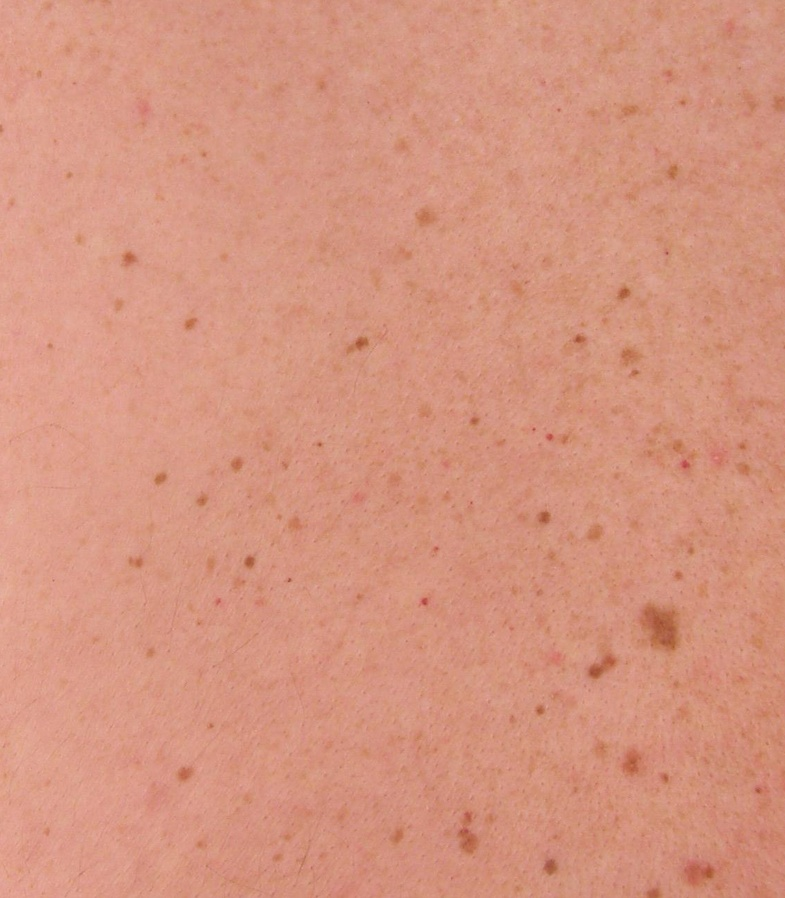
#> input picture PointMatcher/images/im1.jpg, 785 x 898 px, shrunk from 1128 x 1290 before the run
$ python align.py
#> lines starting #> are read from the running program, lines starting #| are printed output that depends on the picture; long printed decimals are rounded
import cv2 as cv
import numpy as np
import argparse
from math import sqrt

parser = argparse.ArgumentParser(description='Threw ideas at the wall, somehow it all worked.')
parser.add_argument('--input1', help='Path to input image 1.', default='./images/im1.jpg')
parser.add_argument('--input2', help='Path to input image 2.', default='./images/im2.jpg')
parser.add_argument('--homography', help='Path to the homography matrix.', default='./images/H1to3p.xml')
args = parser.parse_args()

img1 = cv.imread(args.input1, cv.IMREAD_COLOR)
#> img1 is the input picture: shape (898, 785, 3); mean B, G, R 128.1, 149.2, 213.5
img2 = cv.imread(args.input2, cv.IMREAD_COLOR)
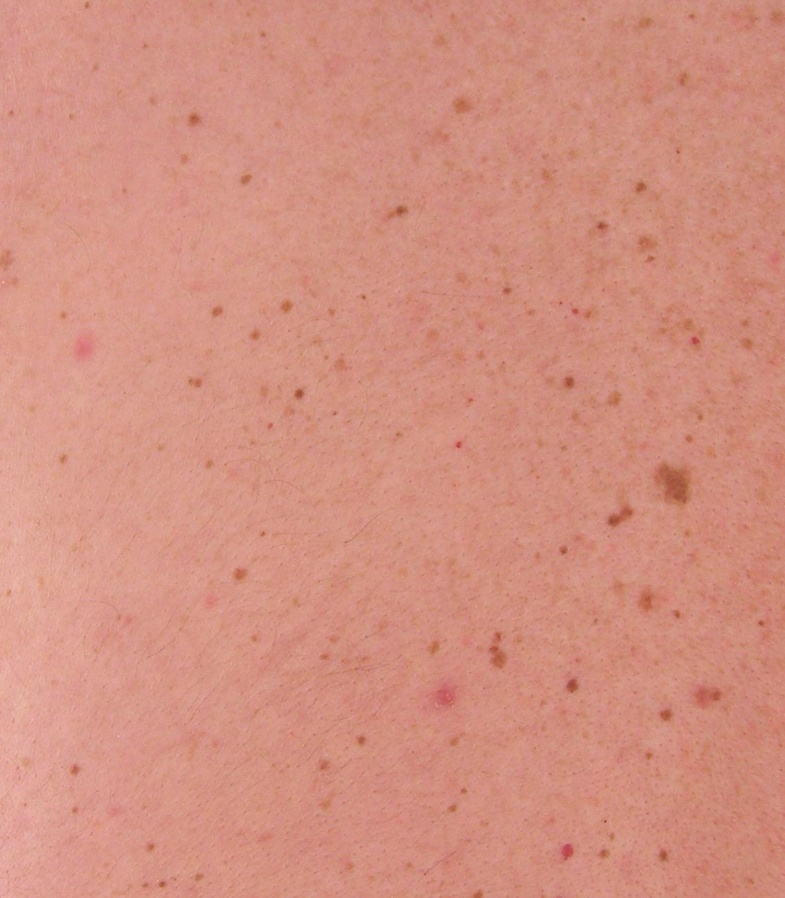
#> input picture PointMatcher/images/im2.jpg, 785 x 898 px, shrunk from 1128 x 1290 before the run
#> img2 is the input picture: shape (898, 785, 3); mean B, G, R 129.2, 144.8, 211.1

if img1 is None or img2 is None:
    print('Could not open or find the images!')
    exit(0)


#sift
sift = cv.xfeatures2d.SIFT_create()

keypoints_1, descriptors_1 = sift.detectAndCompute(img1,None)
#> keypoints_1 = 119 keypoints; strongest (x, y, size): (289, 580, 2.6), (595, 672, 9.1), (544, 517, 8.1), (361, 343, 7.5)
keypoints_2, descriptors_2 = sift.detectAndCompute(img2,None)
#> keypoints_2 = 157 keypoints; strongest (x, y, size): (299, 394, 6.1), (572, 685, 8), (162, 884, 4.2), (613, 521, 8)

MIN_MATCH_COUNT = 10
FLANN_INDEX_KDTREE = 0
index_params = dict(algorithm = FLANN_INDEX_KDTREE, trees = 5)
search_params = dict(checks = 50)

flann = cv.FlannBasedMatcher(index_params, search_params)

matches = flann.knnMatch(descriptors_1,descriptors_2,k=2)
#> matches = 119 matches
nn_match_ratio = 0.9  # Nearest neighbor matching ratio
# store all the good matches as per Lowe's ratio test.
good = []
for m,n in matches:
  if m.distance < nn_match_ratio*n.distance:
    good.append(m)
#> this loop made 119 passes
#> after the loop, good = 44 matches

src_pts = np.float32([ keypoints_1[m.queryIdx].pt for m in good ]).reshape(-1,1,2)
#> src_pts = 44 rows, first 8: [39.3, 73.52], [69.29, 175.1], [138.6, 562.7], [138.6, 562.7], [150.6, 652.4], [160.3, 478.4], [184.5, 773.9], [189.8, 323.8]
dst_pts = np.float32([ keypoints_2[m.trainIdx].pt for m in good ]).reshape(-1,1,2)
#> dst_pts = 44 rows, first 8: [569, 382], [665.8, 714.9], [197.8, 383.1], [197.8, 383.1], [209.1, 464.1], [216.8, 311.3], [239.6, 574.2], [75.02, 769.6]

homography, mask = cv.findHomography(src_pts, dst_pts, cv.RANSAC, 100.0)
#> homography = [[0.951, 0.0136, 61.29], [0.0904, 0.915, -131.2], [2.75e-05, 3.01e-05, 1]]; mask = 44 values, max 1 at index 2, min 0 at index 0, mean 0.864


detector = cv.ORB_create(10000)
# descriptor = cv.ORB_create()
descriptor = cv.xfeatures2d.BEBLID_create(0.5)
kpts1 = detector.detect(img1, None)
#> kpts1 = 459 keypoints; strongest (x, y, size): (289, 579, 31), (422, 600, 37.2), (249, 562, 64.3), (425, 602, 37.2)
kpts2 = detector.detect(img2, None)
#> kpts2 = 611 keypoints; strongest (x, y, size): (299, 392, 53.6), (458, 446, 31), (570, 687, 77.1), (457, 445, 37.2)
kpts1, desc1 = descriptor.compute(img1, kpts1)
kpts2, desc2 = descriptor.compute(img2, kpts2)

matcher = cv.DescriptorMatcher_create(cv.DescriptorMatcher_BRUTEFORCE_HAMMING)
nn_matches = matcher.knnMatch(desc1, desc2, 2)
#> nn_matches = 459 matches
matched1 = []
matched2 = []
for m, n in nn_matches:
    if m.distance < nn_match_ratio * n.distance:
        matched1.append(kpts1[m.queryIdx])
        matched2.append(kpts2[m.trainIdx])
#> after the loop, matched1 = 97 keypoints; strongest (x, y, size): (425, 602, 37.2), (320, 444, 31), (289, 580, 37.2), (591, 672, 92.6); matched2 = 97 keypoints; strongest (x, y, size): (299, 392, 53.6), (299, 393, 77.1), (610, 520, 77.1), (612, 520, 92.6)
inliers1 = []
inliers2 = []
good_matches = []
inlier_threshold = 50.0 # Distance threshold to identify inliers with homography check
for i, m in enumerate(matched1):
    # Create the homogeneous point
    col = np.ones((3, 1), dtype=np.float64)
    col[0:2, 0] = m.pt
    # Project from image 1 to image 2
    col = np.dot(homography, col)
    col /= col[2, 0]
    # Calculate euclidean distance
    dist = sqrt(pow(col[0, 0] - matched2[i].pt[0], 2) + \
                pow(col[1, 0] - matched2[i].pt[1], 2))
    if dist < inlier_threshold:
        good_matches.append(cv.DMatch(len(inliers1), len(inliers2), 0))
        inliers1.append(matched1[i])
        inliers2.append(matched2[i])
#> this loop made 97 passes
#> (m, col, dist) on passes 1 to 11: (keypoint at (195, 320), size 31, [247.3, 176.7, 1], 2.8), (keypoint at (459, 347), size 31, [491, 222.8, 1], 251.2), (keypoint at (550, 435), size 31, [573.8, 308, 1], 430), (keypoint at (550, 438), size 31, [573.8, 310.7, 1], 203.3), (keypoint at (320, 444), size 31, [363.5, 297.6, 1], 76.89), (keypoint at (248, 496), size 31, [297.3, 337.9, 1], 153), (keypoint at (144, 604), size 31, [201.9, 425.3, 1], 84.34), (keypoint at (435, 625), size 31, [468.9, 465.9, 1], 0.866), (keypoint at (673, 647), size 31, [683.9, 502.8, 1], 1.81), (keypoint at (213, 666), size 31, [265.9, 485.1, 1], 300.9), (keypoint at (546, 706), size 31, [569.3, 544.7, 1], 199.4)
#> dist on passes 61 to 66: 2.21, 2.07, 1.49, 3.18, 2.72, 1.29
#> after the loop, good_matches = 63 matches; inliers1 = 63 keypoints; strongest (x, y, size): (289, 580, 37.2), (591, 672, 92.6), (590, 672, 77.1), (542, 515, 77.1); inliers2 = 63 keypoints; strongest (x, y, size): (299, 393, 77.1), (610, 520, 77.1), (612, 520, 92.6), (568, 379, 64.3)
res = np.empty((max(img1.shape[0], img2.shape[0]), img1.shape[1] + img2.shape[1], 3), dtype=np.uint8)
cv.drawMatches(img1, inliers1, img2, inliers2, good_matches, res)
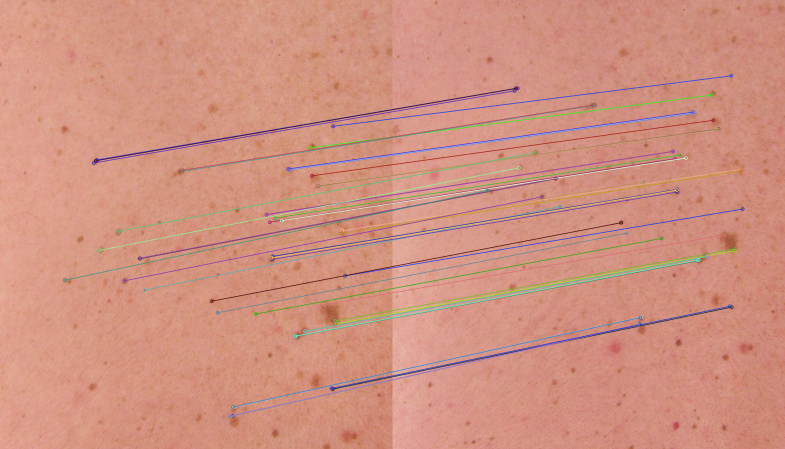
#> res: shape (898, 1570, 3) (shown at 1/2 size); mean B, G, R 128.9, 146.1, 208.7
cv.imwrite("./images/matches.png", res)
inlier_ratio = len(inliers1) / float(len(matched1))
#> inlier_ratio = 0.649
print('Matching Results')
print('*******************************')
print('# Keypoints 1:                        \t', len(kpts1))
#| # Keypoints 1:                        	 459
print('# Keypoints 2:                        \t', len(kpts2))
#| # Keypoints 2:                        	 611
print('# Matches:                            \t', len(matched1))
#| # Matches:                            	 97
print('# Inliers:                            \t', len(inliers1))
#| # Inliers:                            	 63
print('# Inliers Ratio:                      \t', inlier_ratio)
#| # Inliers Ratio:                      	 0.6495

height, width, channel = img1.shape
#> height = 898; width = 785; channel = 3
src_pts = np.float32([ inliers1[m.queryIdx].pt for m in good_matches ]).reshape(-1,1,2)
#> src_pts = 63 rows, first 8: [195, 320], [435, 625], [673, 647], [666, 252], [532.8, 428.4], [538.8, 444], [684, 460.8], [279.6, 516]
dst_pts = np.float32([ inliers2[m.trainIdx].pt for m in good_matches ]).reshape(-1,1,2)
#> dst_pts = 63 rows, first 8: [250, 176], [468, 466], [684, 501], [676.8, 151.2], [560.4, 302.4], [565.2, 316.8], [693.6, 338.4], [326.4, 356.4]
homography, mask = cv.findHomography(src_pts, dst_pts, cv.RANSAC, 100.0)
#> homography = [[0.936, 0.00621, 67.05], [0.0888, 0.905, -129], [1.93e-05, 1.81e-05, 1]]; mask = 63 values from 1 to 1
img2_warped = cv.warpPerspective(img1, homography, (width, height))
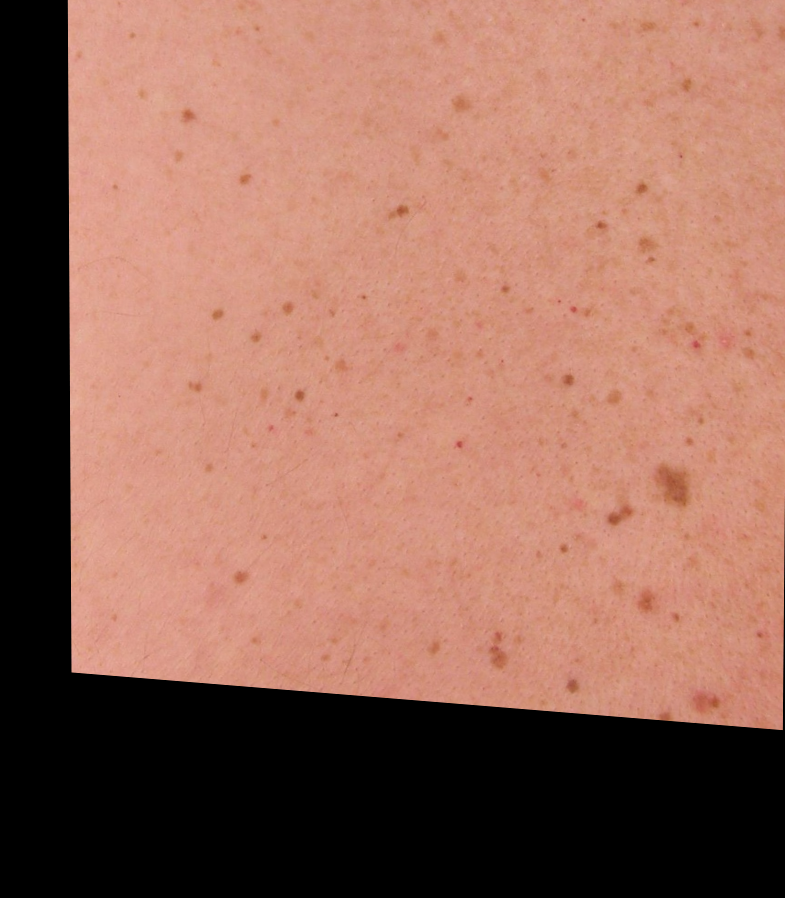
#> img2_warped: shape (898, 785, 3); mean B, G, R 90.9, 106, 151.9

cv.imwrite("./images/img1_warped.png", img2_warped)
